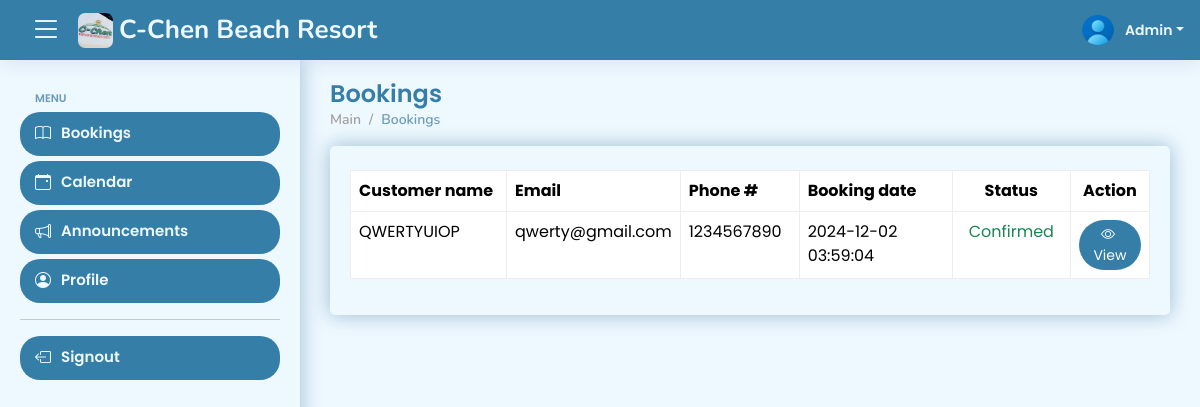
The app's page /views/admin/bookings.php (signed in) with its own data.
### tables this page shows
CREATE TABLE IF NOT EXISTS `tbl_bookings` (
  `booking_id` int NOT NULL AUTO_INCREMENT,
  `reference_number` varchar(50) NOT NULL,
  `fullname` varchar(50) NOT NULL,
  `email` varchar(50) NOT NULL,
  `phone_number` varchar(50) NOT NULL,
  `date_check_in` date NOT NULL,
  `date_check_out` date NOT NULL,
  `message` text NOT NULL,
  `reason_for_cancellation` text NOT NULL,
  `mode_of_payment_id` int NOT NULL,
  `evidence` varchar(255) NOT NULL,
  `booking_status_id` int NOT NULL,
  `created_at` timestamp NOT NULL,
  PRIMARY KEY (`booking_id`)
);

### views/admin/bookings.php (the view, shortened to what this page needs)
<?php
include '../../config.php';
if (isset($_SESSION['id'])) {
?>
    <!DOCTYPE html>
    <html lang="en">
    <head>
        <?php include 'includes/head.php' ?>
    </head>
    <body>
        <?php include 'includes/header.php' ?>
        <?php include 'includes/aside.php' ?>
        <main id="main" class="main">
            <div class="pagetitle">
                <h1>Bookings</h1>
                <nav>
                    <ol class="breadcrumb">
                        <li class="breadcrumb-item">Main</li>
                        <li class="breadcrumb-item active">Bookings</li>
                    </ol>
                </nav>
            </div>
            <section class="section dashboard mb-5">
                <div class="row">
                    <div class="col-lg-12">
                        <div class="card">
                            <div class="card-body">
                                <div class="table-responsive mt-4">
                                    <table class="table" id="paginateAllOrders">
                                        <col width="20%">
                                        <col width="20%">
                                        <col width="15%">
                                        <col width="20%">
                                        <col width="15%">
                                        <col width="10%">
                                        <thead>
                                            <tr>
                                                <th>Customer name</th>
                                                <th>Email</th>
                                                <th>Phone #</th>
                                                <th>Booking date</th>
                                                <th class="text-center">Status</th>
                                                <th class="text-center">Action</th>
                                            </tr>
                                        </thead>
                                        <tbody>
                                            <?php
                                            $stmtBookings = $conn->prepare(' SELECT
                                            tbl_bookings.booking_id,
                                            tbl_bookings.reference_number,
                                            tbl_bookings.fullname,
                                            tbl_bookings.email,
                                            tbl_bookings.phone_number,
                                            tbl_bookings.date_check_in,
                                            tbl_bookings.date_check_out,
                                            tbl_bookings.message,
                                            tbl_bookings.reason_for_cancellation,
                                            tbl_mode_of_payment.mode_of_payment,
                                            tbl_bookings.evidence,
                                            tbl_bookings.booking_status_id,
                                            tbl_bookings.created_at
                                            FROM tbl_bookings
                                            INNER JOIN tbl_mode_of_payment ON tbl_bookings.mode_of_payment_id = tbl_mode_of_payment.mode_of_payment_id
                                            ORDER BY tbl_bookings.created_at ASC');
                                            $stmtBookings->execute();
                                            $resultBookings = $stmtBookings->get_result();
                                            if($resultBookings->num_rows > 0) {
                                                while ($rowBookings = $resultBookings->fetch_assoc()) {
                                                    $booking_id = $rowBookings['booking_id'];
                                                    $fullname = $rowBookings['fullname'];
                                                    $email = $rowBookings['email'];
                                                    $phone_number = $rowBookings['phone_number'];
                                                    $booking_status_id = $rowBookings['booking_status_id'];
                                                    $created_at = $rowBookings['created_at'];
                                                    if ($booking_status_id == 1) {
                                                        $status = "Pending";
                                                        $style = "class='text-warning'";
                                                        $cnfrmBtn = "flex;";
                                                        $cnclCnfrmtnBtn = "none;";
                                                        $reason = "none";
                                                    } else if ($booking_status_id == 2) {
                                                        $status = "Confirmed";
                                                        $style = "class='text-success'";
                                                    } else if ($booking_status_id == 3) {
                                                        $status = "Decline";
                                                        $style = "class='text-danger'";
                                                        $cnfrmBtn = "none;";
                                                        $cnclCnfrmtnBtn = "none;";
                                                        $reason = "none";
                                                    } else if ($booking_status_id == 4) {
                                                        $status = "Cancelled";
                                                        $style = "class='text-warning'";
                                                        $cnfrmBtn = "flex;";
                                                        $cnclCnfrmtnBtn = "none;";
                                                        $reason = "block";
                                                    }
                                                    echo "
                                                    <tr>
                                                        <td>$fullname</td>
                                                        <td>$email</td>
                                                        <td>$phone_number</td>
                                                        <td>$created_at</td>
                                                        <td class='text-center'><span $style>$status</span></td>
                                                        <td class='text-center'>
                                                            <button class='btn btn-sm btn-primary rounded-5' data-bs-toggle='modal' data-bs-target='#infoModal$booking_id'>
                                                                <i class='bi bi-eye'></i>&nbsp; <span class='to-hide'>View</span>
                                                            </button>
                                                        </td>
                                                    </tr>
                                                    ";
                                                ?>
                                                <?php
                                                }
                                            }
                                            ?>
                                        </tbody>
                                    </table>
                                </div>
                            </div>
                        </div>
                    </div>
                </div>
            </section>
        </main>
    </body>
    </html>
<?php
} else {
    header('Location: ../../signout.php');
    exit();
}
?>

### views/admin/includes/header.php (shortened to what this page needs)
<?php
include "../../config.php";
$id = $_SESSION['id'];
$stmt = $conn->prepare('SELECT * FROM tbl_admin WHERE id = ?');
$stmt->bind_param('i', $id);
$stmt->execute();
$result = $stmt->get_result();
$row = $result->fetch_assoc();
$img_url = $row['img_url'];
?>
<header id="header" class="header fixed-top d-flex align-items-center">
    <div class="d-flex align-items-center justify-content-between">
        <i class="bi bi-list toggle-sidebar-btn"></i>
        <a href="calendar" class="logo d-flex align-items-center mx-3">
            <img src="../../assets/img/logo.jpg" alt="Logo" style="border-radius: 7px;">
            <span class="d-none d-lg-block"><?php include '../../system-title.php' ?></span>
        </a>
    </div>
    <nav class="header-nav ms-auto">
        <ul class="d-flex align-items-center">
            <li class="nav-item dropdown pe-3">
                <a class="nav-link nav-profile d-flex align-items-center pe-0" href="#" data-bs-toggle="dropdown">
                    <img src="profile-pictures/<?= $img_url ?>" alt="Profile" style="width: 38px; height: 40px;" class="rounded-circle">
                    <span class="d-none d-md-block dropdown-toggle ps-2">Admin</span>
                </a>
            </li>
        </ul>
    </nav>
</header>

### assets/css/style.css (style rules this page uses)
:root { scroll-behavior: smooth; --accent-color: #357ea8; --primary-color: #6c9bb6; --secondary-color: #2c5f77; --box-shadow: 0px 0px 20px rgba(1, 80, 126, 0.356); --light-color: #eef8ff; --light-gray-color: #a09f9f; --gray-color: #444; --green-color: #006b00; --red-color: #a00000; --yellow-color: #b1b100; }
body { font-family: "Poppins", sans-serif; background: var(--light-color); color: var(--gray-color); }
a { color: var(--accent-color); text-decoration: none; }
h1, h2, h3, h4, h5, h6 { font-family: "Poppins", sans-serif; }
#main { margin-top: 60px; padding: 20px 30px; transition: all 0.3s; }
.pagetitle { margin-bottom: 10px; }
.pagetitle h1 { font-size: 24px; margin-bottom: 0; font-weight: 600; color: var(--accent-color); }
.card { margin-bottom: 30px; border: none; border-radius: 5px; box-shadow: var(--box-shadow); background-color: var(--light-color); }
.card-body { padding: 0 20px 20px 20px; }
.breadcrumb { font-size: 14px; font-family: "Nunito", sans-serif; color: var(--light-gray-color); font-weight: 600; }
.breadcrumb .breadcrumb-item::before { color: var(--light-gray-color); }
.breadcrumb .active { color: var(--primary-color); font-weight: 600; }
.logo { line-height: 1; }
.logo img { max-height: 35px; margin-right: 6px; }
.logo span { font-size: 26px; font-weight: 700; color: var(--light-color); font-family: "Nunito", sans-serif; }
.header { transition: all 0.5s; z-index: 997; height: 60px; box-shadow: 0px 2px 20px #0129701a; background-color: var(--accent-color); padding-left: 20px; }
.header .toggle-sidebar-btn { font-size: 32px; padding-left: 10px; cursor: pointer; color: var(--light-color); }
.header-nav ul { list-style: none; }
.header-nav>ul { margin: 0; padding: 0; }
.header-nav .nav-profile { color: var(--light-color); }
.header-nav .nav-profile img { max-height: 36px; }
.header-nav .nav-profile span { font-size: 14px; font-weight: 600; }
@media (min-width: 1200px) { #main, #footer { margin-left: 300px; } }

### views/admin/includes/head.php (style rules this page uses)
table, tbody, td, tfoot, th, thead, tr { border-color: #ededed !important; border-style: solid; border-width: 1px !important; }
.fc-daygrid-day-number, a { text-decoration: none; }
.btn-primary { background: #357ea8; border: none; }

### records on screen
tbl_bookings: fullname "QWERTYUIOP", email "qwerty@gmail.com", phone_number "1234567890", created_at "2024-12-02 03:59:04", booking_status "Confirmed"
